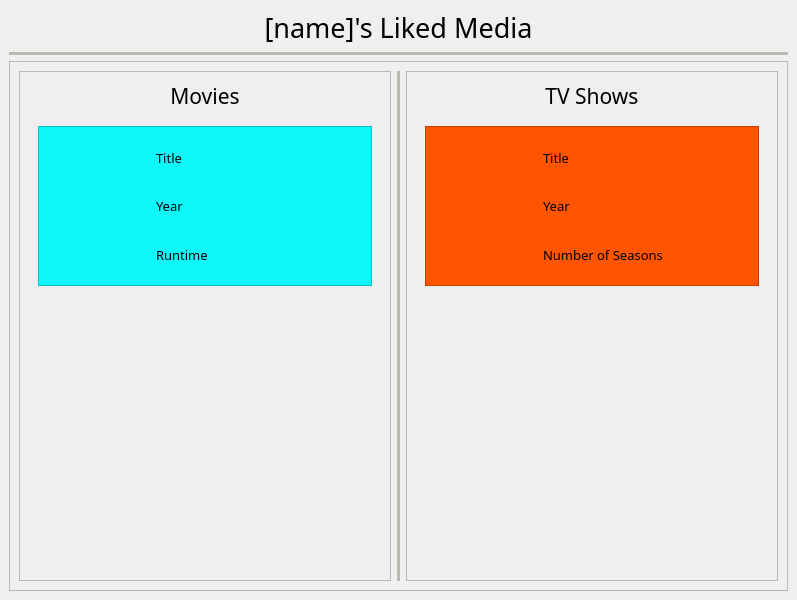
<?xml version="1.0" encoding="UTF-8"?>
<ui version="4.0">
 <class>MainWindow</class>
 <widget class="QMainWindow" name="MainWindow">
  <property name="geometry">
   <rect>
    <x>0</x>
    <y>0</y>
    <width>797</width>
    <height>600</height>
   </rect>
  </property>
  <property name="windowTitle">
   <string>[name]'s Liked Media</string>
  </property>
  <widget class="QWidget" name="centralwidget">
   <layout class="QVBoxLayout" name="verticalLayout_2">
    <item>
     <widget class="QLabel" name="header_label">
      <property name="maximumSize">
       <size>
        <width>16777215</width>
        <height>50</height>
       </size>
      </property>
      <property name="font">
       <font>
        <family>Oswald</family>
        <pointsize>20</pointsize>
       </font>
      </property>
      <property name="text">
       <string>[name]'s Liked Media</string>
      </property>
      <property name="alignment">
       <set>Qt::AlignCenter</set>
      </property>
     </widget>
    </item>
    <item>
     <widget class="Line" name="h_line">
      <property name="styleSheet">
       <string notr="true">color: rgb(186, 188, 180)</string>
      </property>
      <property name="frameShadow">
       <enum>QFrame::Plain</enum>
      </property>
      <property name="lineWidth">
       <number>5</number>
      </property>
      <property name="midLineWidth">
       <number>5</number>
      </property>
      <property name="orientation">
       <enum>Qt::Horizontal</enum>
      </property>
     </widget>
    </item>
    <item>
     <widget class="QFrame" name="outer_frame">
      <property name="frameShape">
       <enum>QFrame::StyledPanel</enum>
      </property>
      <property name="frameShadow">
       <enum>QFrame::Raised</enum>
      </property>
      <layout class="QHBoxLayout" name="horizontalLayout">
       <item>
        <widget class="QFrame" name="movie_frame">
         <property name="frameShape">
          <enum>QFrame::StyledPanel</enum>
         </property>
         <property name="frameShadow">
          <enum>QFrame::Raised</enum>
         </property>
         <layout class="QVBoxLayout" name="verticalLayout">
          <property name="bottomMargin">
           <number>9</number>
          </property>
          <item>
           <widget class="QLabel" name="movie_label">
            <property name="font">
             <font>
              <family>Oswald</family>
              <pointsize>16</pointsize>
             </font>
            </property>
            <property name="text">
             <string>Movies</string>
            </property>
            <property name="alignment">
             <set>Qt::AlignCenter</set>
            </property>
           </widget>
          </item>
          <item>
           <widget class="QScrollArea" name="movie_scroll_area">
            <property name="frameShape">
             <enum>QFrame::NoFrame</enum>
            </property>
            <property name="widgetResizable">
             <bool>true</bool>
            </property>
            <widget class="QWidget" name="movie_scroll_area_contents">
             <property name="geometry">
              <rect>
               <x>0</x>
               <y>0</y>
               <width>352</width>
               <height>439</height>
              </rect>
             </property>
             <layout class="QVBoxLayout" name="verticalLayout_4">
              <item>
               <widget class="QFrame" name="liked_movie_frame">
                <property name="minimumSize">
                 <size>
                  <width>0</width>
                  <height>160</height>
                 </size>
                </property>
                <property name="cursor">
                 <cursorShape>PointingHandCursor</cursorShape>
                </property>
                <property name="styleSheet">
                 <string notr="true">background-color: rgb(13, 249, 249);</string>
                </property>
                <property name="frameShape">
                 <enum>QFrame::StyledPanel</enum>
                </property>
                <property name="frameShadow">
                 <enum>QFrame::Raised</enum>
                </property>
                <layout class="QGridLayout" name="gridLayout">
                 <item row="0" column="2">
                  <widget class="QLabel" name="temp_movie_title">
                   <property name="font">
                    <font>
                     <family>Oswald</family>
                     <pointsize>10</pointsize>
                    </font>
                   </property>
                   <property name="text">
                    <string>Title</string>
                   </property>
                  </widget>
                 </item>
                 <item row="0" column="0" rowspan="3">
                  <widget class="QLabel" name="temp_movie_poster">
                   <property name="minimumSize">
                    <size>
                     <width>0</width>
                     <height>138</height>
                    </size>
                   </property>
                   <property name="maximumSize">
                    <size>
                     <width>92</width>
                     <height>138</height>
                    </size>
                   </property>
                   <property name="text">
                    <string/>
                   </property>
                   <property name="scaledContents">
                    <bool>true</bool>
                   </property>
                   <property name="alignment">
                    <set>Qt::AlignCenter</set>
                   </property>
                  </widget>
                 </item>
                 <item row="2" column="2">
                  <widget class="QLabel" name="temp_movie_runtime">
                   <property name="font">
                    <font>
                     <family>Oswald</family>
                     <pointsize>10</pointsize>
                    </font>
                   </property>
                   <property name="text">
                    <string>Runtime</string>
                   </property>
                  </widget>
                 </item>
                 <item row="1" column="2">
                  <widget class="QLabel" name="temp_movie_year">
                   <property name="font">
                    <font>
                     <family>Oswald</family>
                     <pointsize>10</pointsize>
                    </font>
                   </property>
                   <property name="text">
                    <string>Year</string>
                   </property>
                  </widget>
                 </item>
                 <item row="1" column="1">
                  <spacer name="h_spacer_liked_movie_frame">
                   <property name="orientation">
                    <enum>Qt::Horizontal</enum>
                   </property>
                   <property name="sizeType">
                    <enum>QSizePolicy::Fixed</enum>
                   </property>
                   <property name="sizeHint" stdset="0">
                    <size>
                     <width>10</width>
                     <height>20</height>
                    </size>
                   </property>
                  </spacer>
                 </item>
                </layout>
               </widget>
              </item>
              <item>
               <spacer name="v_spacer_movie">
                <property name="orientation">
                 <enum>Qt::Vertical</enum>
                </property>
                <property name="sizeHint" stdset="0">
                 <size>
                  <width>20</width>
                  <height>40</height>
                 </size>
                </property>
               </spacer>
              </item>
             </layout>
            </widget>
           </widget>
          </item>
         </layout>
        </widget>
       </item>
       <item>
        <widget class="Line" name="v_line">
         <property name="styleSheet">
          <string notr="true">color: rgb(186, 188, 180)</string>
         </property>
         <property name="frameShadow">
          <enum>QFrame::Plain</enum>
         </property>
         <property name="lineWidth">
          <number>5</number>
         </property>
         <property name="midLineWidth">
          <number>5</number>
         </property>
         <property name="orientation">
          <enum>Qt::Vertical</enum>
         </property>
        </widget>
       </item>
       <item>
        <widget class="QFrame" name="tv_show_frame">
         <property name="frameShape">
          <enum>QFrame::StyledPanel</enum>
         </property>
         <property name="frameShadow">
          <enum>QFrame::Raised</enum>
         </property>
         <layout class="QVBoxLayout" name="verticalLayout_3">
          <item>
           <widget class="QLabel" name="tv_show_label">
            <property name="font">
             <font>
              <family>Oswald</family>
              <pointsize>16</pointsize>
             </font>
            </property>
            <property name="text">
             <string>TV Shows</string>
            </property>
            <property name="alignment">
             <set>Qt::AlignCenter</set>
            </property>
           </widget>
          </item>
          <item>
           <widget class="QScrollArea" name="tv_show_scroll_area">
            <property name="frameShape">
             <enum>QFrame::NoFrame</enum>
            </property>
            <property name="widgetResizable">
             <bool>true</bool>
            </property>
            <widget class="QWidget" name="tv_show_scroll_area_contents">
             <property name="geometry">
              <rect>
               <x>0</x>
               <y>0</y>
               <width>352</width>
               <height>439</height>
              </rect>
             </property>
             <layout class="QVBoxLayout" name="verticalLayout_5">
              <item>
               <widget class="QFrame" name="liked_tv_show_frame">
                <property name="minimumSize">
                 <size>
                  <width>0</width>
                  <height>160</height>
                 </size>
                </property>
                <property name="cursor">
                 <cursorShape>PointingHandCursor</cursorShape>
                </property>
                <property name="styleSheet">
                 <string notr="true">background-color: rgb(255, 85, 0)</string>
                </property>
                <property name="frameShape">
                 <enum>QFrame::StyledPanel</enum>
                </property>
                <property name="frameShadow">
                 <enum>QFrame::Raised</enum>
                </property>
                <layout class="QGridLayout" name="gridLayout_2">
                 <item row="0" column="2">
                  <widget class="QLabel" name="temp_tv_show_title">
                   <property name="font">
                    <font>
                     <family>Oswald</family>
                     <pointsize>10</pointsize>
                    </font>
                   </property>
                   <property name="text">
                    <string>Title</string>
                   </property>
                  </widget>
                 </item>
                 <item row="0" column="0" rowspan="3">
                  <widget class="QLabel" name="temp_tv_show_poster">
                   <property name="maximumSize">
                    <size>
                     <width>92</width>
                     <height>138</height>
                    </size>
                   </property>
                   <property name="text">
                    <string/>
                   </property>
                   <property name="scaledContents">
                    <bool>true</bool>
                   </property>
                   <property name="alignment">
                    <set>Qt::AlignCenter</set>
                   </property>
                  </widget>
                 </item>
                 <item row="1" column="2">
                  <widget class="QLabel" name="temp_tv_show_year">
                   <property name="font">
                    <font>
                     <family>Oswald</family>
                     <pointsize>10</pointsize>
                    </font>
                   </property>
                   <property name="text">
                    <string>Year</string>
                   </property>
                  </widget>
                 </item>
                 <item row="2" column="2">
                  <widget class="QLabel" name="temp_tv_show_seasons">
                   <property name="font">
                    <font>
                     <family>Oswald</family>
                     <pointsize>10</pointsize>
                    </font>
                   </property>
                   <property name="text">
                    <string>Number of Seasons</string>
                   </property>
                  </widget>
                 </item>
                 <item row="1" column="1">
                  <spacer name="h_spacer_liked_tv_show_frame">
                   <property name="orientation">
                    <enum>Qt::Horizontal</enum>
                   </property>
                   <property name="sizeType">
                    <enum>QSizePolicy::Fixed</enum>
                   </property>
                   <property name="sizeHint" stdset="0">
                    <size>
                     <width>10</width>
                     <height>20</height>
                    </size>
                   </property>
                  </spacer>
                 </item>
                </layout>
               </widget>
              </item>
              <item>
               <spacer name="v_spacer_tv_show">
                <property name="orientation">
                 <enum>Qt::Vertical</enum>
                </property>
                <property name="sizeHint" stdset="0">
                 <size>
                  <width>20</width>
                  <height>40</height>
                 </size>
                </property>
               </spacer>
              </item>
             </layout>
            </widget>
           </widget>
          </item>
         </layout>
        </widget>
       </item>
      </layout>
     </widget>
    </item>
   </layout>
  </widget>
 </widget>
 <resources/>
 <connections/>
</ui>
